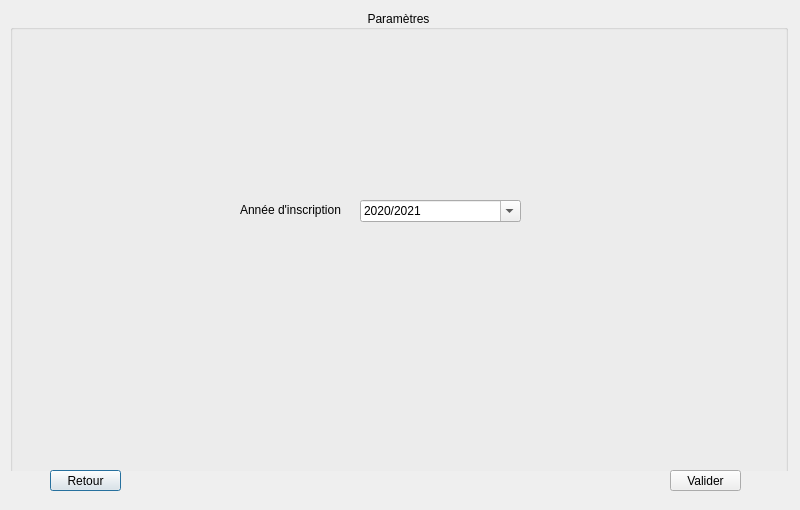
<?xml version="1.0" encoding="UTF-8"?>
<ui version="4.0">
 <class>Dialog</class>
 <widget class="QDialog" name="Dialog">
  <property name="geometry">
   <rect>
    <x>0</x>
    <y>0</y>
    <width>800</width>
    <height>510</height>
   </rect>
  </property>
  <property name="windowTitle">
   <string>Dialog</string>
  </property>
  <widget class="QWidget" name="widget" native="true">
   <property name="geometry">
    <rect>
     <x>0</x>
     <y>0</y>
     <width>801</width>
     <height>471</height>
    </rect>
   </property>
   <property name="styleSheet">
    <string notr="true"/>
   </property>
   <widget class="QGroupBox" name="groupBox">
    <property name="geometry">
     <rect>
      <x>10</x>
      <y>10</y>
      <width>778</width>
      <height>471</height>
     </rect>
    </property>
    <property name="title">
     <string>Paramètres</string>
    </property>
    <property name="alignment">
     <set>Qt::AlignCenter</set>
    </property>
    <property name="flat">
     <bool>true</bool>
    </property>
    <property name="checkable">
     <bool>false</bool>
    </property>
    <widget class="QLabel" name="label_2">
     <property name="geometry">
      <rect>
       <x>230</x>
       <y>190</y>
       <width>101</width>
       <height>20</height>
      </rect>
     </property>
     <property name="text">
      <string>Année d'inscription </string>
     </property>
    </widget>
    <widget class="QComboBox" name="ANNEe">
     <property name="geometry">
      <rect>
       <x>350</x>
       <y>190</y>
       <width>161</width>
       <height>22</height>
      </rect>
     </property>
     <property name="editable">
      <bool>true</bool>
     </property>
     <property name="currentText">
      <string>2020/2021</string>
     </property>
     <item>
      <property name="text">
       <string>2020/2021</string>
      </property>
     </item>
     <item>
      <property name="text">
       <string>2021/2022</string>
      </property>
     </item>
     <item>
      <property name="text">
       <string>2022/2023</string>
      </property>
     </item>
     <item>
      <property name="text">
       <string>2023/2024</string>
      </property>
     </item>
     <item>
      <property name="text">
       <string>2024/2025</string>
      </property>
     </item>
     <item>
      <property name="text">
       <string>2025/2026</string>
      </property>
     </item>
    </widget>
   </widget>
  </widget>
  <widget class="QPushButton" name="Retour">
   <property name="geometry">
    <rect>
     <x>50</x>
     <y>470</y>
     <width>71</width>
     <height>21</height>
    </rect>
   </property>
   <property name="text">
    <string>Retour</string>
   </property>
  </widget>
  <widget class="QPushButton" name="Valide">
   <property name="geometry">
    <rect>
     <x>670</x>
     <y>470</y>
     <width>71</width>
     <height>21</height>
    </rect>
   </property>
   <property name="text">
    <string>Valider</string>
   </property>
  </widget>
  <widget class="QLabel" name="labelEror">
   <property name="geometry">
    <rect>
     <x>190</x>
     <y>470</y>
     <width>411</width>
     <height>20</height>
    </rect>
   </property>
   <property name="styleSheet">
    <string notr="true">color: rgb(255, 0, 0);
font: 75 8pt &quot;Nirmala UI&quot;;</string>
   </property>
   <property name="text">
    <string/>
   </property>
   <property name="alignment">
    <set>Qt::AlignRight|Qt::AlignTrailing|Qt::AlignVCenter</set>
   </property>
  </widget>
 </widget>
 <resources/>
 <connections/>
</ui>
